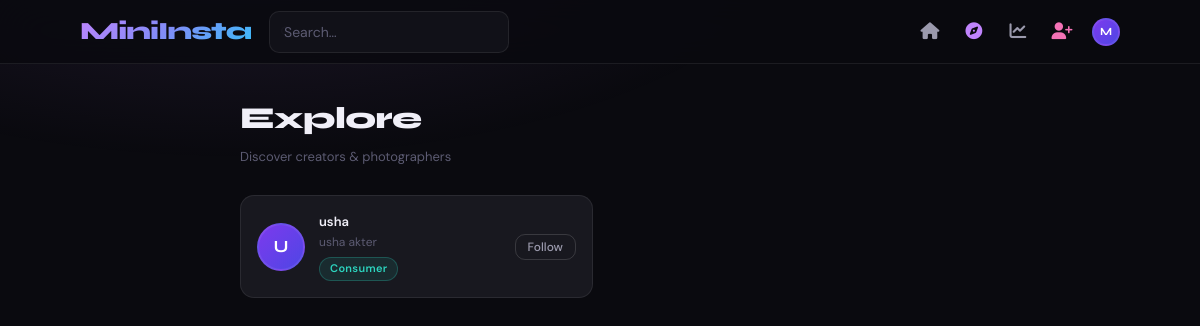
Before: /accounts/explore/ (signed in) with the older database file.
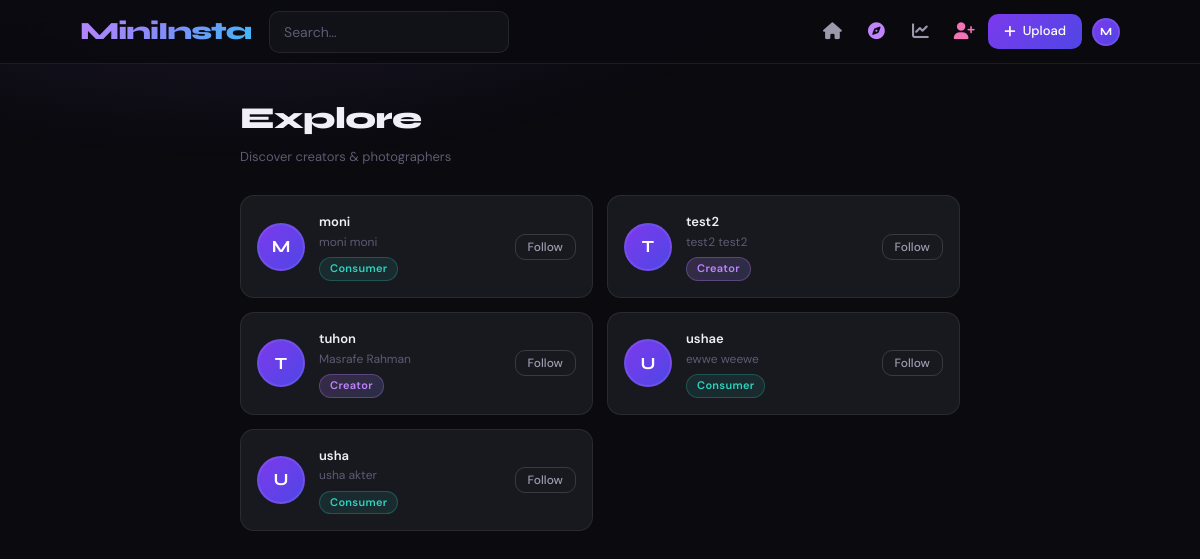
After: the same page with the newer database file.
### users/models.py (models this page shows, shortened)
class CustomUser(AbstractUser):
    ROLE_CONSUMER = 'consumer'
    ROLE_CREATOR  = 'creator'
    ROLE_CHOICES  = [
        (ROLE_CONSUMER, 'Consumer'),
        (ROLE_CREATOR,  'Creator'),
    ]
    role            = models.CharField(max_length=10, choices=ROLE_CHOICES, default=ROLE_CONSUMER)
    bio             = models.TextField(blank=True)
    profile_picture = models.ImageField(upload_to='profile_pics/', blank=True, null=True)
    website         = models.URLField(blank=True)
    location        = models.CharField(max_length=150, blank=True)
    def is_creator(self):
        return self.role == self.ROLE_CREATOR

### users/views.py (the view)
# urls.py: path('explore/',          views.explore_users,      name='explore_users'),
@login_required
def explore_users(request):
    users = CustomUser.objects.exclude(
        id=request.user.id
    ).order_by('-date_joined')
    return render(
        request,
        'users/explore_users.html',
        {'users': users}
    )

### templates/users/explore_users.html (shortened to what this page needs)
{% extends 'base.html' %}
{% block content %}
<div class="wrap" style="max-width:760px">
  <div style="margin-bottom:28px">
    <h2 style="font-family:'Syne',sans-serif;font-weight:800;font-size:1.9rem;letter-spacing:-.02em">Explore</h2>
    <p class="tc3 fs13" style="margin-top:4px">Discover creators &amp; photographers</p>
  </div>
  {% if users %}
  <div class="g2">
    {% for u in users %}
    <div class="uc">
      <a href="{% url 'user_profile' u.username %}">
        {% if u.profile_picture %}<img src="{{ u.profile_picture.url }}" class="av av48" alt="">
        {% else %}<div class="avph av48" style="font-size:17px">{{ u.username|first|upper }}</div>{% endif %}
      </a>
      <div style="flex:1;min-width:0">
        <a href="{% url 'user_profile' u.username %}" class="fw6 fs13 trunc" style="display:block;color:var(--text)">{{ u.username }}</a>
        {% if u.get_full_name %}<div class="fs12 tc3 trunc">{{ u.get_full_name }}</div>{% endif %}
        <span class="bdg {% if u.is_creator %}bdg-c{% else %}bdg-u{% endif %}" style="margin-top:5px;display:inline-block">{{ u.role|capfirst }}</span>
      </div>
      {% if user.is_authenticated and user != u %}
      <form method="post" action="{% url 'follow_user' u.username %}">{% csrf_token %}
        <button type="submit" class="btn btn-o sm">Follow</button>
      </form>
      {% endif %}
    </div>
    {% endfor %}
  </div>
  {% else %}
  <div class="es"><div class="es-i"><i class="fas fa-users"></i></div><h5>No users yet</h5><p>Be the first to join the community.</p></div>
  {% endif %}
</div>
{% endblock %}

### templates/base.html (shortened to what this page needs)
{% load static %}
<!DOCTYPE html>
<html lang="en">
<head>
  <link href="https://cdnjs.cloudflare.com/ajax/libs/font-awesome/6.5.0/css/all.min.css" rel="stylesheet">
  <link rel="stylesheet" href="{% static 'css/dark-overrides.css' %}">
</head>
<body>
<nav class="nav">
  <div class="nav-inner">
    <a class="brand" href="{% url 'feed' %}">MiniInsta</a>
    <form class="n-search" method="get" action="{% url 'feed' %}">
      <input type="search" name="q" placeholder="Search…" value="{{ request.GET.q }}">
    </form>
    <div class="n-acts">
      {% if user.is_authenticated %}
        <a class="nib {% if request.resolver_match.url_name == 'feed' %}on{% endif %}" href="{% url 'feed' %}" title="Home"><i class="fas fa-house"></i></a>
        <a class="nib {% if request.resolver_match.url_name == 'explore_users' %}on{% endif %}" href="{% url 'explore_users' %}" title="Explore"><i class="fas fa-compass"></i></a>
        <a class="nib {% if request.resolver_match.url_name == 'dashboard' %}on{% endif %}" href="{% url 'dashboard' %}" title="Dashboard"><i class="fas fa-chart-line"></i></a>
        {% if user.is_staff %}<a class="nib" href="{% url 'create_creator' %}" title="Add Creator" style="color:var(--pink)"><i class="fas fa-user-plus"></i></a>{% endif %}
        {% if user.is_creator %}
          <a class="btn-up" href="{% url 'upload_photo' %}"><i class="fas fa-plus"></i> Upload</a>
        {% endif %}
        <div class="drop" style="margin-left:6px">
          <a href="#" style="display:flex;align-items:center;">
            {% if user.profile_picture %}<img src="{{ user.profile_picture.url }}" class="av av28" alt="">
            {% else %}<div class="avph av28" style="font-size:11px">{{ user.username|first|upper }}</div>{% endif %}
          </a>
        </div>
      {% else %}
        <a class="nib" style="font-size:14px;font-weight:500;padding:0 10px;width:auto;" href="{% url 'login' %}">Log In</a>
        <a class="btn-up" href="{% url 'register' %}">Sign Up</a>
      {% endif %}
    </div>
  </div>
</nav>
<main>{% block content %}{% endblock %}</main>
</body>
</html>

### static/css/dark-overrides.css (style rules this page uses)
.form-control, .form-select, input[type="text"], input[type="email"], input[type="password"], input[type="url"], input[type="search"], input[type="number"], textarea, select { background-color: #111118 !important; border: 1px solid rgba(255,255,255,0.08) !important; color: #f0eff8 !important; border-radius: 10px !important; padding: 11px 14px !important; font-family: 'DM Sans', sans-serif !important; font-size: 14px !important; transition: border-color .2s, box-shadow .2s !important; box-shadow: none !important; }
.form-control::placeholder, input::placeholder, textarea::placeholder { color: #5c5b72 !important; }

Changed rows visible on the page:
changed CustomUser (number 1 of 6 on the later page): role "consumer" → "creator" (drawn)
added CustomUser: username|first "M", username "moni", get_full_name "moni moni", role "Consumer", shows "Follow"
added CustomUser: username|first "T", username "test2", get_full_name "test2 test2", role "Creator", shows "Follow"
added CustomUser: username|first "T", username "tuhon", get_full_name "Masrafe Rahman", role "Creator", shows "Follow"
added CustomUser: username|first "U", username "ushae", get_full_name "ewwe weewe", role "Consumer", shows "Follow"
Other visible differences:
text now shown: "Upload"
